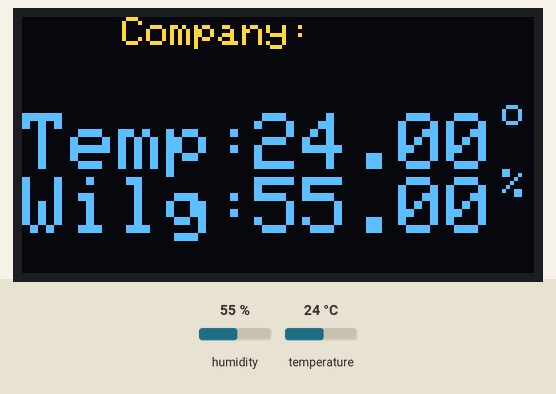
Simulated run of this sketch. Board: ESP8266 (NodeMCU). Shown: 128×64 one-colour display. Inputs (shaded band) come from the test bench; at power-on: humidity 55 %, temperature 24 °C. The OLED is the two-colour kind (top 16 rows yellow); WiFi joins after 1.5 s; servers stay silent unless stated; what the sketch prints to the serial monitor is not drawn.

Above: at 7.3 s.
7.4 s: humidity set to 22 %
At 13.1 s:
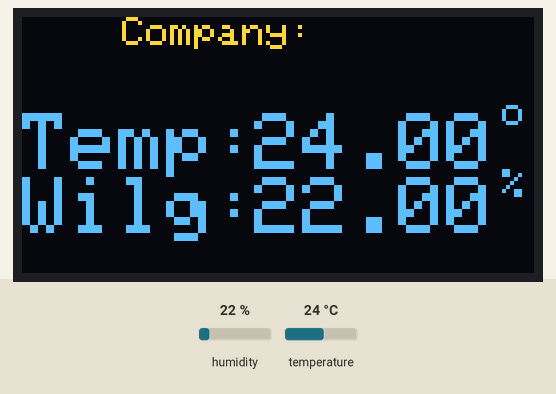
15.0 s: temperature set to 12 °C
At 18.2 s:
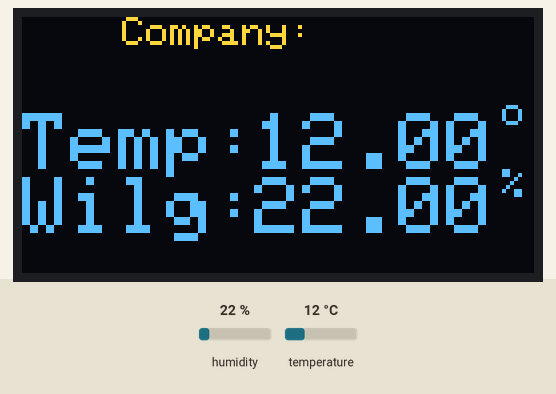
22.6 s: humidity set to 40 %
At 28.3 s:
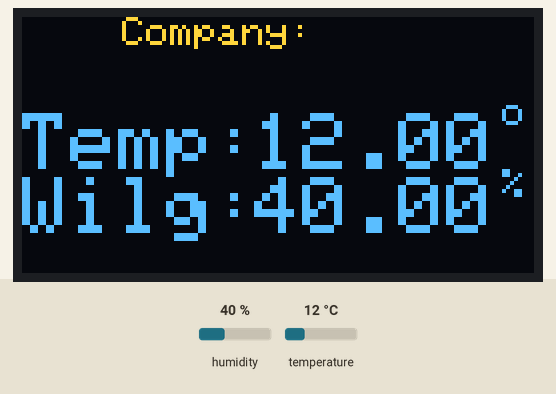
30.2 s: temperature set to 19 °C
At 33.3 s:
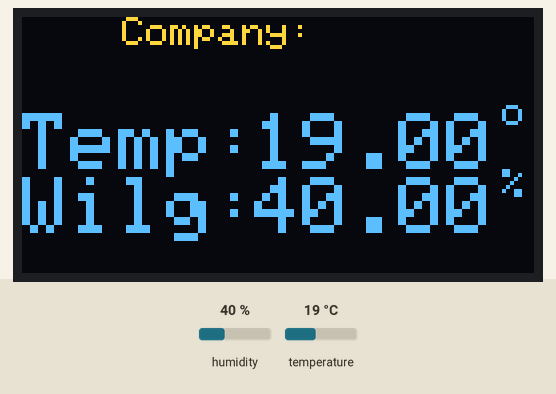
Timing chart, 0 to 34.8 s (numbered marks = the images above; inputs shaded):
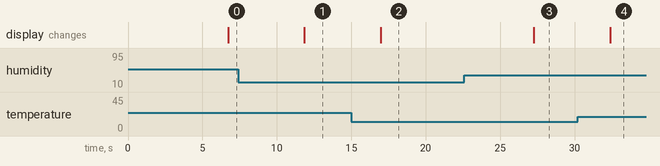

The sketch:

esp_oled_v1.ino
```cpp
#include "DHT.h"
#include <ESP8266WiFi.h>
#include <SPI.h>
#include <Adafruit_GFX.h>
#include <Adafruit_SSD1306.h>
#include <Wire.h> //librares

#define SCREEN_WIDTH 128 // OLED display width, in pixels
#define SCREEN_HEIGHT 64 // OLED display height, in pixels

#define OLED_DIN   D7
#define OLED_CLK   D5
#define OLED_DC    D4
#define OLED_CS    D8
#define OLED_RESET D0 // Declaration for SSD1306 display connected using software SPI

#define DHTPIN 4   // What digital pin the DHT22 is conected to
#define DHTTYPE DHT22 // Declaration type of DHT sensor

Adafruit_SSD1306 display(SCREEN_WIDTH, SCREEN_HEIGHT, OLED_DIN, OLED_CLK, OLED_DC, OLED_RESET, OLED_CS);

DHT dht(DHTPIN, DHTTYPE);

const char* ssid = "SSID"; // The SSID (name) of the Wi-Fi network you want to connect to
const char* password = "PASSWORD"; // The password of the Wi-Fi network

void setup() {
  Serial.begin(9600); // Start the Serial communication to send messages to the computer
  Serial.setTimeout(2000);
  dht.begin();

  if(!display.begin(SSD1306_SWITCHCAPVCC))
  {
   Serial.println(F("SSD1306 allocation failed"));
   for(;;); // Don't proceed, loop forever
  }

  while(!Serial) { }

  Serial.println("Device Started");
  Serial.println("-------------------------------------");
  Serial.println("Running DHT!");
  Serial.println("-------------------------------------");

  WiFi.begin(ssid, password); // Connect to the network
  Serial.print("Connecting to ");

  while(WiFi.status() != WL_CONNECTED) { // Wait for the Wi-Fi to connect
    delay(500);
    Serial.print(".");
  }
  Serial.println('\n');

  Serial.print("Connected, IP address: ");
  Serial.println(WiFi.localIP()); // Send the IP address of the ESP8266 to the computer

  display.clearDisplay();
}

int timeSinceLastRead = 0;

void loop() {

  if(timeSinceLastRead > 5000) { // Report every 5 seconds.
    float h = dht.readHumidity();
    float t = dht.readTemperature();  //read temperature and humidity

  if(isnan(h) || isnan(t)) {
    Serial.println("Failed to read from DHT sensor!");
    timeSinceLastRead = 0;
    return;
    } // Check if any reads failed and exit early (to try again).

  display.clearDisplay();
  display.setTextColor(WHITE);
  display.setCursor(25,0);
  display.setTextSize(1);
  display.println("Company: ");
  display.setCursor(120,20);
  display.println("o");
  display.setCursor(0,24);
  display.setTextSize(2);
  display.println("Temp:");
  display.setCursor(58,24);
  display.setTextSize(2);
  display.println(t);
  display.setCursor(0,40);
  display.println("Wilg:");
  display.setCursor(120,38);
  display.setTextSize(1);
  display.println("%");
  display.setCursor(58,40);
  display.setTextSize(2);
  display.println(h);
  display.display();

  timeSinceLastRead = 0;
  }
  delay(100);
  timeSinceLastRead += 100;
}
```

Measured:
- after the input at 7.4 s, the display: changes after 4.5 s (image 1)
- after the input at 15.0 s, the display: changes after 2.0 s (image 2)
- after the input at 22.6 s, the display: changes after 4.7 s (image 3)
- after the input at 30.2 s, the display: changes after 2.2 s (image 4)
